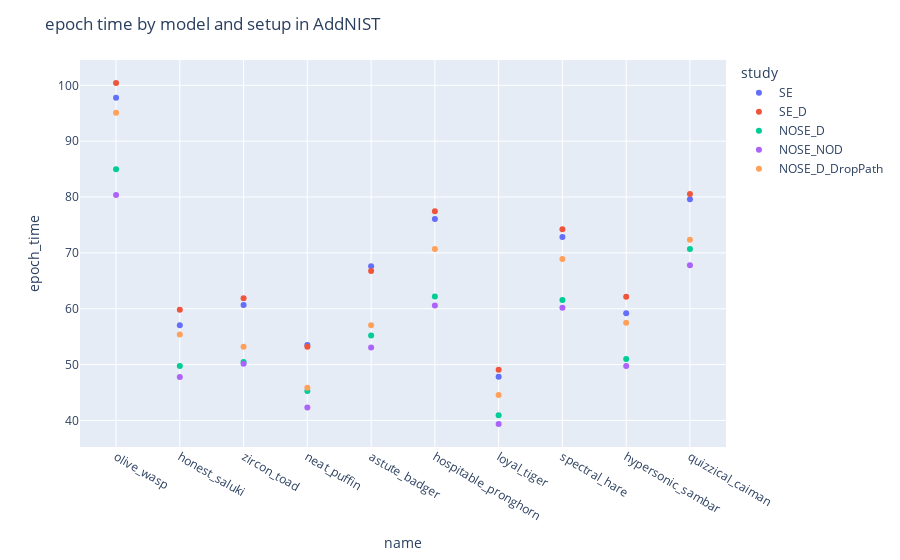

This figure's notebook cell:
### Code cell
import plotly.express as px

fig = px.scatter(scatter_df,x="name", y="epoch_time",color='study')
#fig.add_scatter(x=x, y=y_std, mode='markers', name='Data2',trendline="ols", marker=dict(color='green'))
fig.update_layout(height=500, title="epoch time by model and setup in AddNIST")
fig.show()

### Figure 1 — Plotly figure (JSON) as saved in the notebook; plotly's stock layout.template omitted (floating-point values rounded to 4 significant figures)
{"data": [{"hovertemplate": "study=SE<br>name=%{x}<br>epoch_time=%{y}<extra></extra>", "legendgroup": "SE", "marker": {"color": "#636efa", "symbol": "circle"}, "mode": "markers", "name": "SE", "orientation": "v", "showlegend": true, "type": "scatter", "x": ["olive_wasp", "honest_saluki", "zircon_toad", "neat_puffin", "astute_badger", "hospitable_pronghorn", "loyal_tiger", "spectral_hare", "hypersonic_sambar", "quizzical_caiman"], "xaxis": "x", "y": [97.78, 57.03, 60.68, 53.52, 67.6, 76.08, 47.83, 72.85, 59.2, 79.6], "yaxis": "y"}, {"hovertemplate": "study=SE_D<br>name=%{x}<br>epoch_time=%{y}<extra></extra>", "legendgroup": "SE_D", "marker": {"color": "#EF553B", "symbol": "circle"}, "mode": "markers", "name": "SE_D", "orientation": "v", "showlegend": true, "type": "scatter", "x": ["olive_wasp", "honest_saluki", "hospitable_pronghorn", "zircon_toad", "neat_puffin", "loyal_tiger", "astute_badger", "spectral_hare", "hypersonic_sambar", "quizzical_caiman"], "xaxis": "x", "y": [100.4, 59.84, 77.46, 61.89, 53.18, 49.08, 66.75, 74.22, 62.14, 80.56], "yaxis": "y"}, {"hovertemplate": "study=NOSE_D<br>name=%{x}<br>epoch_time=%{y}<extra></extra>", "legendgroup": "NOSE_D", "marker": {"color": "#00cc96", "symbol": "circle"}, "mode": "markers", "name": "NOSE_D", "orientation": "v", "showlegend": true, "type": "scatter", "x": ["olive_wasp", "honest_saluki", "zircon_toad", "neat_puffin", "astute_badger", "loyal_tiger", "hospitable_pronghorn", "hypersonic_sambar", "spectral_hare", "quizzical_caiman"], "xaxis": "x", "y": [84.96, 49.73, 50.45, 45.29, 55.19, 40.92, 62.21, 51.02, 61.56, 70.71], "yaxis": "y"}, {"hovertemplate": "study=NOSE_NOD<br>name=%{x}<br>epoch_time=%{y}<extra></extra>", "legendgroup": "NOSE_NOD", "marker": {"color": "#ab63fa", "symbol": "circle"}, "mode": "markers", "name": "NOSE_NOD", "orientation": "v", "showlegend": true, "type": "scatter", "x": ["olive_wasp", "honest_saluki", "zircon_toad", "neat_puffin", "hospitable_pronghorn", "astute_badger", "loyal_tiger", "hypersonic_sambar", "spectral_hare", "quizzical_caiman"], "xaxis": "x", "y": [80.38, 47.76, 50.13, 42.32, 60.56, 53.05, 39.38, 49.76, 60.16, 67.78], "yaxis": "y"}, {"hovertemplate": "study=NOSE_D_DropPath<br>name=%{x}<br>epoch_time=%{y}<extra></extra>", "legendgroup": "NOSE_D_DropPath", "marker": {"color": "#FFA15A", "symbol": "circle"}, "mode": "markers", "name": "NOSE_D_DropPath", "orientation": "v", "showlegend": true, "type": "scatter", "x": ["olive_wasp", "honest_saluki", "zircon_toad", "neat_puffin", "astute_badger", "loyal_tiger", "hospitable_pronghorn", "hypersonic_sambar", "spectral_hare", "quizzical_caiman"], "xaxis": "x", "y": [95.08, 55.38, 53.21, 45.84, 57.05, 44.57, 70.71, 57.47, 68.89, 72.35], "yaxis": "y"}], "layout": {"autosize": true, "legend": {"title": {"text": "study"}, "tracegroupgap": 0}, "margin": {"t": 60}, "title": {"text": "epoch time by model and setup in AddNIST"}, "xaxis": {"anchor": "y", "autorange": true, "domain": [0, 1], "range": [-0.5961, 9.596], "title": {"text": "name"}, "type": "category"}, "yaxis": {"anchor": "x", "autorange": true, "domain": [0, 1], "range": [34.37, 105.4], "title": {"text": "epoch_time"}, "type": "linear"}}}
